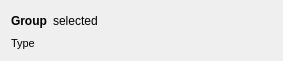
<?xml version="1.0" encoding="UTF-8"?>
<ui version="4.0">
    <class>ProxyGroupWidget</class>
    <widget class="QWidget" name="ProxyGroupWidget">
        <property name="geometry">
            <rect>
                <x>0</x>
                <y>0</y>
                <width>283</width>
                <height>54</height>
            </rect>
        </property>
        <property name="sizePolicy">
            <sizepolicy hsizetype="Preferred" vsizetype="Minimum">
                <horstretch>0</horstretch>
                <verstretch>0</verstretch>
            </sizepolicy>
        </property>
        <property name="windowTitle">
            <string>Form</string>
        </property>
        <layout class="QVBoxLayout" name="verticalLayout">
            <item>
                <layout class="QHBoxLayout" name="horizontalLayout">
                    <item>
                        <widget class="QLabel" name="group">
                            <property name="font">
                                <font>
                                    <bold>true</bold>
                                </font>
                            </property>
                            <property name="text">
                                <string>Group</string>
                            </property>
                        </widget>
                    </item>
                    <item>
                        <widget class="QLabel" name="selected">
                            <property name="text">
                                <string>selected</string>
                            </property>
                        </widget>
                    </item>
                    <item>
                        <spacer name="horizontalSpacer">
                            <property name="orientation">
                                <enum>Qt::Horizontal</enum>
                            </property>
                            <property name="sizeHint" stdset="0">
                                <size>
                                    <width>40</width>
                                    <height>20</height>
                                </size>
                            </property>
                        </spacer>
                    </item>
                </layout>
            </item>
            <item>
                <widget class="QLabel" name="type">
                    <property name="font">
                        <font>
                            <pointsize>8</pointsize>
                            <italic>false</italic>
                        </font>
                    </property>
                    <property name="text">
                        <string>Type</string>
                    </property>
                </widget>
            </item>
        </layout>
    </widget>
    <resources/>
    <connections/>
</ui>
